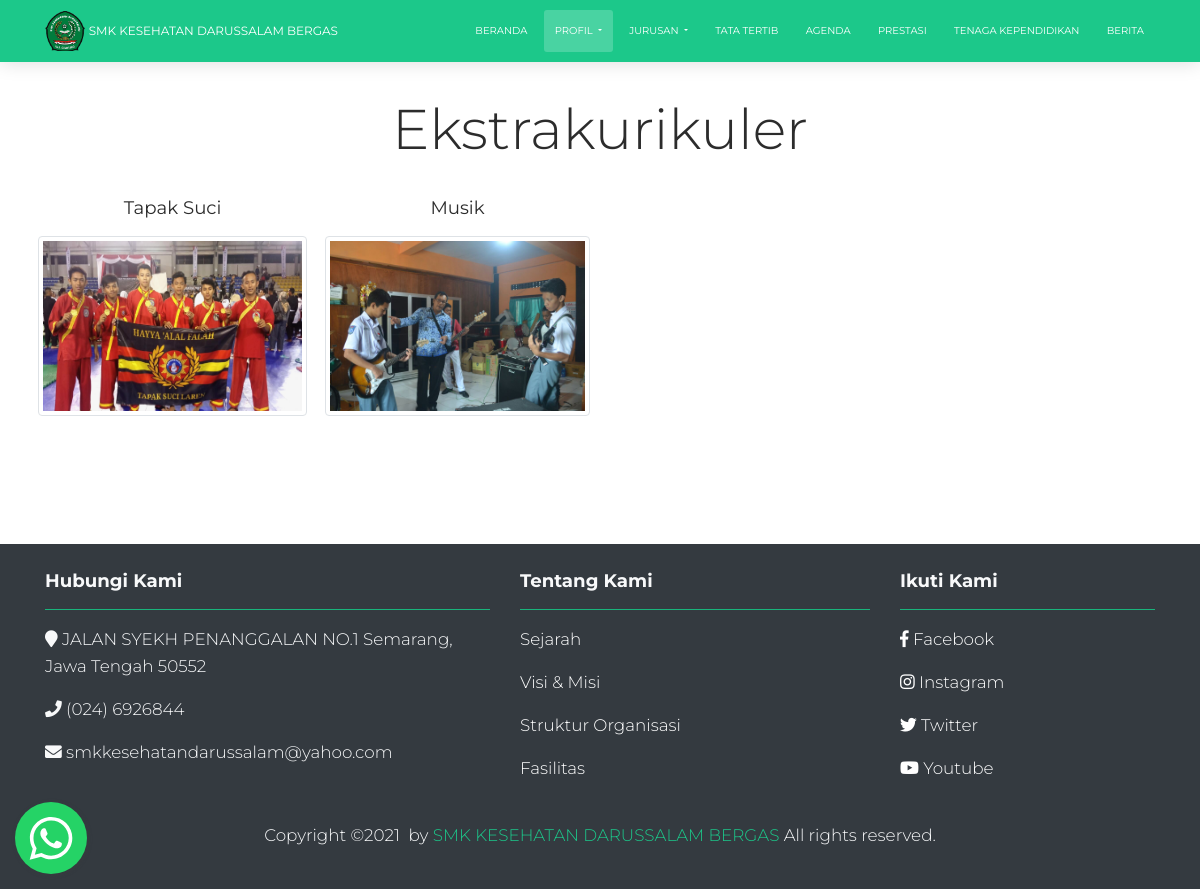
The page /index.php/profil/ekstrak on the database its author committed.
### tables this page shows
CREATE TABLE `ekstra` (
  `id` int(11) NOT NULL,
  `name` text NOT NULL,
  `photo` text NOT NULL
);

### application/controllers/Profil.php (called while the page is built, shortened)
<?php
class Profil extends CI_Controller {
	public function __construct()
	{
		$this->load->model('fasilitas_model', 'fasilitas');
		$this->load->model('ekstra_model', 'ekstra');
		$this->load->model('prestasi_model', 'prestasi');
		$this->load->model('struktur_model', 'struktur');
		$this->load->model('sejarah_model', 'sejarah');
		$this->load->model('visimisi_model', 'visimisi');
		$this->load->model('kepsek_model', 'kepsek');
		$this->load->model('pegawai_model', 'pegawai');
		$this->load->model('guru_model', 'guru');
	}
	public function ekstrak()
	{
		$data['title']		= 'Ekstrakurikuler';
		$data['page']		= 'profil/ekstrak';
		$data['ekstra'] = $this->ekstra->getAllEkstraUnik();
		$this->load->view('front/layouts/main', $data);
	}
}

### index.php (called while the page is built, shortened)
<?php
require_once BASEPATH.'core/CodeIgniter.php';

### application/models/Ekstra_model.php (called while the page is built, shortened)
<?php
class Ekstra_model extends CI_Model {
	public function getAllEkstraUnik()
	{
		return $this->db->query("select id,name,photo, replace(name , ' ','') unik from ekstra")->result();
	}
}

### application/views/front/pages/profil/ekstrak.php (the view, shortened to what this page needs)
<div class="ekstra mt-5 mb-5 pb-5 pt-5">
	<div class="container">
	<h1 class="display-4 my-auto text-center">Ekstrakurikuler</h1>
		<div class="row text-center">
			<?php foreach ($ekstra as $f) : ?>
				<div class="col-lg-3 col-md-6 col-sm-6 col-xs-12 p-2 my-4">
					<h5 class="text-center"><?= $f->name ?></h5>
					<img style="height:180px" src="<?= base_url('img/ekstra/' . $f->photo) ?>" class="img-thumbnail" data-toggle="modal" data-target="#<?= $f->unik ?>">
				</div>
			<?php endforeach ?>
		</div>
	</div>
</div>

### rows shown on the page
ekstra: name "Tapak Suci", photo (picture)
ekstra: name "Musik", photo (picture)
